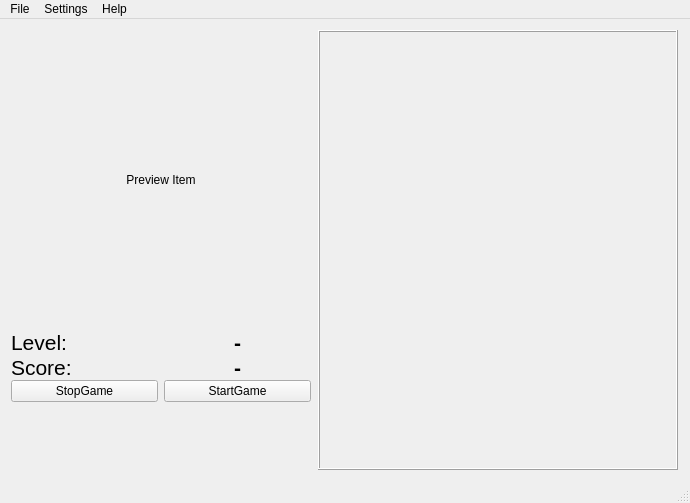
<?xml version="1.0" encoding="UTF-8"?>
<ui version="4.0">
 <class>MainWindow</class>
 <widget class="QMainWindow" name="MainWindow">
  <property name="geometry">
   <rect>
    <x>0</x>
    <y>0</y>
    <width>690</width>
    <height>503</height>
   </rect>
  </property>
  <property name="windowTitle">
   <string>Tetris</string>
  </property>
  <widget class="QWidget" name="centralWidget">
   <layout class="QHBoxLayout" name="horizontalLayout_6">
    <item>
     <layout class="QVBoxLayout" name="verticalLayout_2">
      <property name="spacing">
       <number>0</number>
      </property>
      <property name="sizeConstraint">
       <enum>QLayout::SetFixedSize</enum>
      </property>
      <item>
       <widget class="QLabel" name="lblPreview">
        <property name="sizePolicy">
         <sizepolicy hsizetype="Minimum" vsizetype="Minimum">
          <horstretch>0</horstretch>
          <verstretch>0</verstretch>
         </sizepolicy>
        </property>
        <property name="minimumSize">
         <size>
          <width>300</width>
          <height>300</height>
         </size>
        </property>
        <property name="text">
         <string>Preview Item</string>
        </property>
        <property name="alignment">
         <set>Qt::AlignCenter</set>
        </property>
       </widget>
      </item>
      <item>
       <layout class="QHBoxLayout" name="horizontalLayout_2">
        <item>
         <widget class="QLabel" name="label">
          <property name="font">
           <font>
            <pointsize>16</pointsize>
           </font>
          </property>
          <property name="text">
           <string>Level: </string>
          </property>
          <property name="wordWrap">
           <bool>false</bool>
          </property>
         </widget>
        </item>
        <item>
         <widget class="QLabel" name="lblLevel">
          <property name="font">
           <font>
            <pointsize>16</pointsize>
            <weight>75</weight>
            <bold>true</bold>
           </font>
          </property>
          <property name="text">
           <string>-</string>
          </property>
          <property name="alignment">
           <set>Qt::AlignCenter</set>
          </property>
         </widget>
        </item>
       </layout>
      </item>
      <item>
       <layout class="QHBoxLayout" name="horizontalLayout">
        <item>
         <widget class="QLabel" name="label_2">
          <property name="font">
           <font>
            <pointsize>16</pointsize>
           </font>
          </property>
          <property name="text">
           <string>Score: </string>
          </property>
         </widget>
        </item>
        <item>
         <widget class="QLabel" name="lblScore">
          <property name="font">
           <font>
            <pointsize>16</pointsize>
            <weight>75</weight>
            <bold>true</bold>
           </font>
          </property>
          <property name="text">
           <string>-</string>
          </property>
          <property name="alignment">
           <set>Qt::AlignCenter</set>
          </property>
         </widget>
        </item>
       </layout>
      </item>
      <item>
       <layout class="QHBoxLayout" name="horizontalLayout_4">
        <item>
         <widget class="QPushButton" name="btnStopGame">
          <property name="text">
           <string>StopGame</string>
          </property>
         </widget>
        </item>
        <item>
         <widget class="QPushButton" name="btnStartGame">
          <property name="text">
           <string>StartGame</string>
          </property>
         </widget>
        </item>
       </layout>
      </item>
      <item>
       <spacer name="verticalSpacer">
        <property name="orientation">
         <enum>Qt::Vertical</enum>
        </property>
        <property name="sizeHint" stdset="0">
         <size>
          <width>20</width>
          <height>40</height>
         </size>
        </property>
       </spacer>
      </item>
     </layout>
    </item>
    <item>
     <layout class="QVBoxLayout" name="playFieldContainer">
      <item>
       <layout class="QHBoxLayout" name="horizontalLayout_7">
        <property name="spacing">
         <number>0</number>
        </property>
        <property name="sizeConstraint">
         <enum>QLayout::SetDefaultConstraint</enum>
        </property>
        <property name="bottomMargin">
         <number>0</number>
        </property>
        <item>
         <spacer name="horizontalSpacer_2">
          <property name="orientation">
           <enum>Qt::Horizontal</enum>
          </property>
          <property name="sizeType">
           <enum>QSizePolicy::Minimum</enum>
          </property>
          <property name="sizeHint" stdset="0">
           <size>
            <width>0</width>
            <height>0</height>
           </size>
          </property>
         </spacer>
        </item>
        <item>
         <widget class="PlayField" name="frame">
          <property name="enabled">
           <bool>true</bool>
          </property>
          <property name="sizePolicy">
           <sizepolicy hsizetype="Expanding" vsizetype="Expanding">
            <horstretch>0</horstretch>
            <verstretch>0</verstretch>
           </sizepolicy>
          </property>
          <property name="minimumSize">
           <size>
            <width>360</width>
            <height>440</height>
           </size>
          </property>
          <property name="maximumSize">
           <size>
            <width>360</width>
            <height>440</height>
           </size>
          </property>
          <property name="sizeIncrement">
           <size>
            <width>0</width>
            <height>0</height>
           </size>
          </property>
          <property name="baseSize">
           <size>
            <width>0</width>
            <height>0</height>
           </size>
          </property>
          <property name="frameShape">
           <enum>QFrame::Box</enum>
          </property>
          <property name="frameShadow">
           <enum>QFrame::Raised</enum>
          </property>
         </widget>
        </item>
        <item>
         <spacer name="horizontalSpacer">
          <property name="orientation">
           <enum>Qt::Horizontal</enum>
          </property>
          <property name="sizeType">
           <enum>QSizePolicy::Minimum</enum>
          </property>
          <property name="sizeHint" stdset="0">
           <size>
            <width>0</width>
            <height>0</height>
           </size>
          </property>
         </spacer>
        </item>
       </layout>
      </item>
     </layout>
    </item>
   </layout>
  </widget>
  <widget class="QMenuBar" name="menuBar">
   <property name="geometry">
    <rect>
     <x>0</x>
     <y>0</y>
     <width>690</width>
     <height>21</height>
    </rect>
   </property>
   <widget class="QMenu" name="menuFile">
    <property name="title">
     <string>File</string>
    </property>
    <addaction name="actionClose"/>
   </widget>
   <widget class="QMenu" name="menuSettings">
    <property name="title">
     <string>Settings</string>
    </property>
    <addaction name="actionOptions"/>
   </widget>
   <widget class="QMenu" name="menuHelp">
    <property name="title">
     <string>Help</string>
    </property>
    <addaction name="actionAbout"/>
   </widget>
   <addaction name="menuFile"/>
   <addaction name="menuSettings"/>
   <addaction name="menuHelp"/>
  </widget>
  <widget class="QStatusBar" name="statusBar"/>
  <action name="actionClose">
   <property name="text">
    <string>Close</string>
   </property>
  </action>
  <action name="actionSave">
   <property name="text">
    <string>Save</string>
   </property>
  </action>
  <action name="actionBla">
   <property name="text">
    <string>Bla</string>
   </property>
  </action>
  <action name="actionBlabla">
   <property name="text">
    <string>Blabla</string>
   </property>
  </action>
  <action name="actionOptions">
   <property name="text">
    <string>Options</string>
   </property>
  </action>
  <action name="actionAbout">
   <property name="text">
    <string>About</string>
   </property>
  </action>
 </widget>
 <layoutdefault spacing="6" margin="11"/>
 <customwidgets>
  <customwidget>
   <class>PlayField</class>
   <extends>QFrame</extends>
   <header>playfield.h</header>
   <container>1</container>
  </customwidget>
 </customwidgets>
 <resources/>
 <connections/>
</ui>
